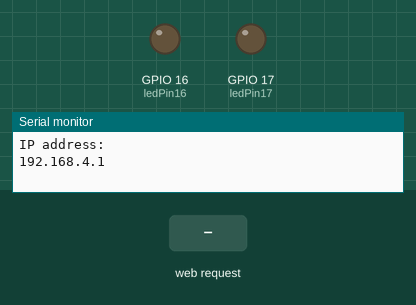
Simulated run of this sketch. Board: ESP32. Shown: output pins drawn as LEDs (lit = HIGH), the last lines printed to the serial monitor. The test bench sets the inputs (shaded band).

Above: at 1.2 s.
1.3 s: HTTP request GET /16/on received
At 1.9 s:
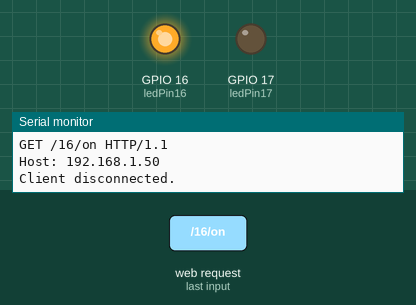
2.8 s: HTTP request GET /17/on received
At 4.0 s:
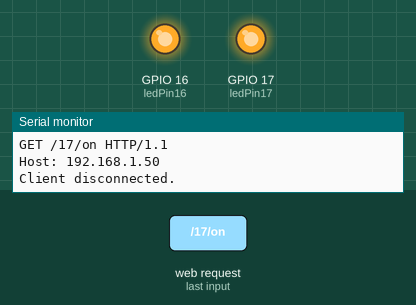
4.3 s: HTTP request GET /16/off received
At 5.3 s:
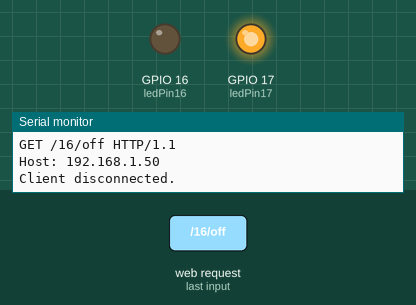
5.8 s: HTTP request GET /17/off received
At 6.5 s:
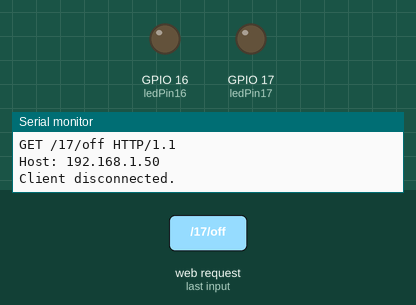
Timing chart, 0 to 8.3 s (numbered marks = the images above; inputs shaded):
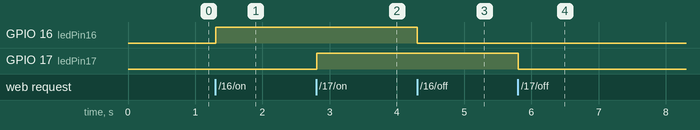

The sketch:

EXP1_WiFi_Access_Point.ino
```cpp
#include <WiFi.h>

//Define access point credentials
const char* ssid     = "EXP1-ssid";
const char* password = "EXP1-password";

// Set web server port number to 80
WiFiServer server(80);

// Variable to store the HTTP request
String httpHeader;

//variables to store the current LED states
String statePin16 = "off";
String statePin17 = "off";

//Output variable to GPIO pins
const int ledPin16 = 16;
const int ledPin17 = 17;

// Current time
unsigned long currentTime = millis();
// Previous time
unsigned long previousTime = 0;
// Define timeout time in milliseconds
const long timeoutTime = 2000;

void setup() {
 // Setup the serial monitor to report status, with 115200 baud
    Serial.begin(115200);
  // This demonstrates an ESP32 Arudino using WiFi modem using Access Poiny
  // The arduino is creating its own network and allowing devices to connect to it.

  pinMode(ledPin16, OUTPUT);      // set the LED pin mode to be an output
  digitalWrite(ledPin16, 0);      // turn LED off by default - to be controlled by web client
  pinMode(ledPin17, OUTPUT);       //set the LED pin mode to be an output
  digitalWrite(ledPin17, 0);      // turn LED off by default - to be controlled by web client

  WiFi.softAP(ssid,password); // Start the software as Access Point

  // Print IP address in serial monitor so we know what to connect to and then start web server
  Serial.println("");
  Serial.println("IP address: ");
  Serial.println(WiFi.softAPIP());
  server.begin(); // Starts the web server
}

void loop() { // The loop is continuously called
  WiFiClient client = server.available();   // check if we have an incoming client connection

  if (client) {                             // If a new client connects,
    currentTime = millis();                 // Get current connection time, and start a new time session
    previousTime = currentTime;
    Serial.println("New Client detected.");          // print a message out in the serial port
    String currentLine = "";                // Define a String to hold incoming data from the client

    while (client.connected() && currentTime - previousTime <= timeoutTime) {
      // loop while the client's connected
      currentTime = millis();
      if (client.available()) {             // if there's bytes to read from the client,
        char c = client.read();             // read a byte, then
        Serial.write(c);                    // print it out the serial monitor
        httpHeader += c;
        if (c == '\n') {                    // if the byte is a newline character
          // if the current line is blank, you got two newline characters in a row.
          // that's the end of the client HTTP request, so send a response:
          if (currentLine.length() == 0) {
            // HTTP headers always start with a response code (e.g. HTTP/1.1 200 OK)
            // and a content-type so the client knows what's coming, then a blank line:
            client.println("HTTP/1.1 200 OK");
            client.println("Content-type:text/html");
            client.println("Connection: close");
            client.println();

            // turns the GPIOs on and off
            if (httpHeader.indexOf("GET /16/on") >= 0) {
              statePin16 = "on";
              digitalWrite(ledPin16, HIGH);               // turns the LED on
            } else if (httpHeader.indexOf("GET /16/off") >= 0) {
              statePin16 = "off";
              digitalWrite(ledPin16, LOW);                //turns the LED off
            }

            if (httpHeader.indexOf("GET /17/on") >= 0) {
              statePin17 = "on";
              digitalWrite(ledPin17, HIGH);               // turns the LED on
            } else if (httpHeader.indexOf("GET /17/off") >= 0) {
              statePin17 = "off";
              digitalWrite(ledPin17, LOW);                //turns the LED off
            }

            // Display the HTML web page
            client.println("<!DOCTYPE html><html>");
            client.println("<head><meta name=\"viewport\" content=\"width=device-width, initial-scale=1\">");
            client.println("<link rel=\"icon\" href=\"data:,\">");

            // CSS to style the on/off buttons
            client.println("<style>html { font-family: monospace; display: inline-block; margin: 0px auto; text-align: center;}");
            client.println(".button { background-color: yellowgreen; border: none; color: white; padding: 16px 40px;");
            client.println("text-decoration: none; font-size: 32px; margin: 2px; cursor: pointer;}");
            client.println(".button2 {background-color: gray;}</style></head>");

            client.println("<body><h1>Tom White WiFi Test</h1>");
            client.println("<body><h1>Using Access Point</h1>");
            client.println("<p>Control LED State</p>");

            if (statePin16 == "off") {
              client.println("<p><a href=\"/16/on\"><button class=\"button\">LED ON</button></a></p>");
            } else {
              client.println("<p><a href=\"/16/off\"><button class=\"button button2\">LED OFF</button></a></p>");
            }
            if (statePin17 == "off") {
              client.println("<p><a href=\"/17/on\"><button class=\"button\">LED ON</button></a></p>");
            } else {
              client.println("<p><a href=\"/17/off\"><button class=\"button button2\">LED OFF</button></a></p>");
            }
            client.println("</body></html>");

            // The HTTP response ends with another blank line
            client.println();
            // Break out of the while loop
            break;
          } else { // if you got a newline, then clear currentLine
            currentLine = "";
          }
        } else if (c != '\r') {  // if you got anything else but a carriage return character,
          currentLine += c;      // add it to the end of the currentLine
        }
      }
    }
    // Clear the header variable
    httpHeader = "";
    // Close the connection
    client.stop();
    Serial.println("Client disconnected.");
    Serial.println("");
  }
}
```

Measured:
- after the input at 1.3 s, GPIO 16 (ledPin16): LOW → HIGH at once
- after the input at 2.8 s, GPIO 17 (ledPin17): LOW → HIGH at once
- after the input at 4.3 s, GPIO 16 (ledPin16): HIGH → LOW at once
- after the input at 5.8 s, GPIO 17 (ledPin17): HIGH → LOW at once
